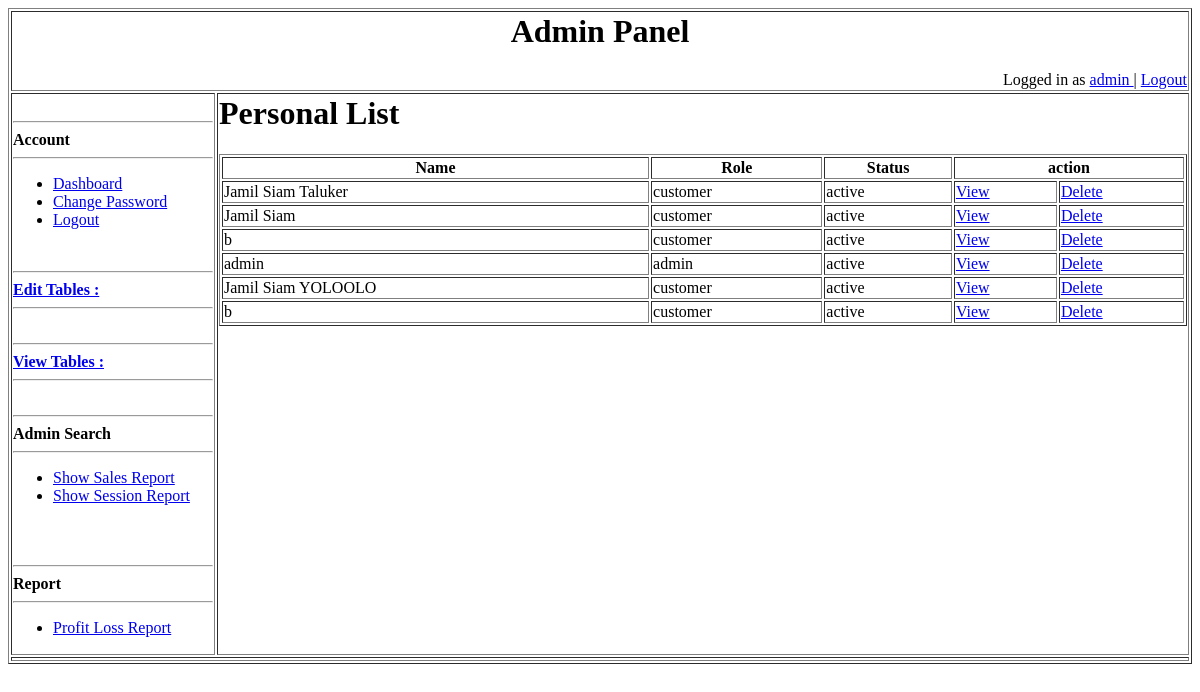
Before: /App/View/AdminPages/ViewTables/viewPersonalTable.php (signed in) with the older database file.
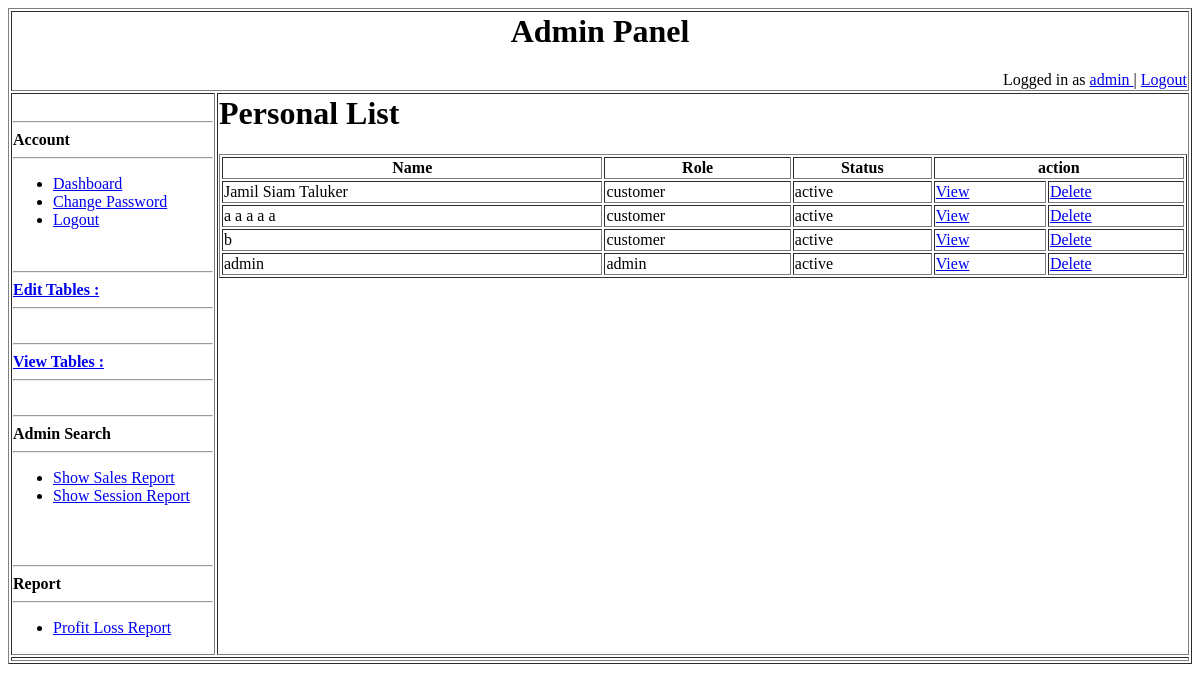
After: the same page with the newer database file.
### tables this page shows
CREATE TABLE `user` (
  `id` int(11) NOT NULL,
  `name` varchar(50) NOT NULL,
  `userName` varchar(50) NOT NULL,
  `email` varchar(50) NOT NULL,
  `address` varchar(50) NOT NULL,
  `location` varchar(50) NOT NULL,
  `role` varchar(50) NOT NULL,
  `password` varchar(50) NOT NULL,
  `status` varchar(50) NOT NULL,
  `regDate` datetime NOT NULL,
  `phoneNo` varchar(11) NOT NULL,
  `picLink` varchar(50) NOT NULL
);

### App/View/AdminPages/ViewTables/viewPersonalTable.php (the view, shortened to what this page needs)
<table style="width:100%" , border = "1">
	<tr>
		<td colspan = "3">
			<?php
				include($_SERVER['DOCUMENT_ROOT']."/WebTechRepo/App/View/AdminPages/BasicStructure/header.php");
			?>
		</td>
	</tr>
	<tr>
		<td colspan="1" width = "200" valign="top">
			<?php
				include($_SERVER['DOCUMENT_ROOT']."/WebTechRepo/App/View/AdminPages/BasicStructure/accountCol.php");
			?>
		</td>
		<td colspan="2" valign="top">
			<h1>Personal List</h1>
			<?php
			include($_SERVER['DOCUMENT_ROOT']."/WebTechRepo/DB/createCon.php");
			$result=mysqli_query($conn,"SELECT * FROM user");
			?>
			<table border="1" width="100%">
		<tr>
			<th>Name</th>
			<th>Role</th>
			<th>Status</th>
			<th colspan="2">action</th>
			</tr>
		<?php while($row=mysqli_fetch_array($result)) { ?>
		<tr>
			<td><?php echo $row['name'];?></td>
			<td><?php echo $row['role'];?></td>
			<td><?php echo $row['status'];?></td>
			<td>
				<a href="deletePersonalTable.php?view=<?php echo $row['id'];?>">View</a>
			</td>
			<td>
				<a href="deletePersonalTable.php?del=<?php echo $row['id'];?>">Delete</a>
			</td>
		</tr>
		<?php }?>
	</table>
		</td>
	</tr>
	<tr>
		<td colspan = "3">
		</td>
	</tr>
</table>

Changed rows visible on the page:
removed user: name "Jamil Siam YOLOOLO", role "customer", status "active"
removed user: name "b", role "customer", status "active"
changed user (number 2 of 4 on the later page): name "Jamil Siam" → "a a a a a"
